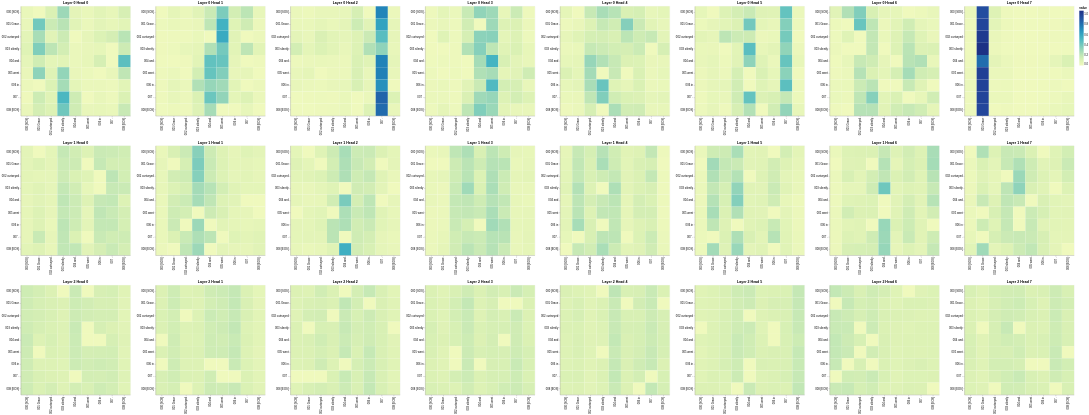

The notebook cell this image was saved under:
### Code cell
layers = [0, 1, 2] # we will visualize 3 layers out of 6
heads = [0,1,2,3,4,5,6,7] # all 8 heads

# encoder seld attention
get_all_attention_maps("encoder", layers, heads, encoder_input_tokens, encoder_input_tokens, min(20, sentence_len))
